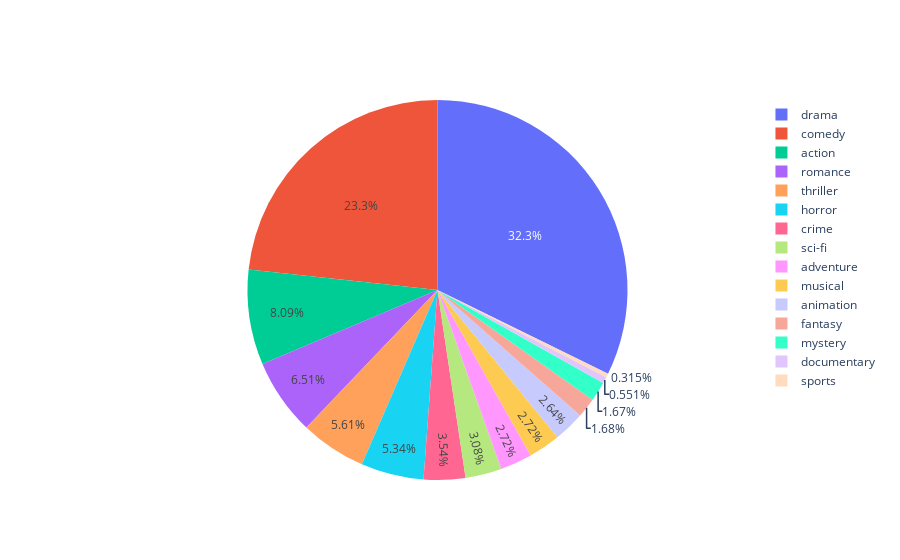

Notebook code for this chart:
### Markdown cell above
View the number of films belonging to each genre. Across all samples, the most common genres are Drama (26.7%), Comedy (16.4%) and Romance (8.0%). The least common is News with only one sample across the whole dataset. Other rare genres include Adult and Documentary which have two each, and Reality-TV which has three. After this is Film-Noir with 663. The rarest genres are removed later in the notebook as they do not provide enough samples to accurately train a classifier.

### Code cell
# Count the number of genres
genre_counts = np.zeros(len(unique_genres))

for genre_list in movies_data['genre'].apply(lambda genre_list: genre_list.split(", ")):
    for i in range(len(unique_genres)):
        if unique_genres[i] in genre_list:
            genre_counts[i] += 1

# Print counts for each genre
# for gen, con in zip(unique_genres, genre_counts):
#     print(str(gen) + ": " + str(int(con)))
            
# Plot the interactive pie chart
fig = go.Figure()
fig.add_trace(go.Pie(labels=unique_genres, values=genre_counts))
fig.show()

### Figure 1 — Plotly figure (JSON) as saved in the notebook; plotly's stock layout.template omitted (floating-point values rounded to 4 significant figures)
{"data": [{"labels": ["action", "adventure", "animation", "comedy", "crime", "documentary", "drama", "fantasy", "horror", "musical", "mystery", "romance", "sci-fi", "sports", "thriller"], "type": "pie", "values": [1720.0, 577.0, 561.0, 4945.0, 752.0, 117.0, 6857.0, 357.0, 1135.0, 577.0, 354.0, 1383.0, 655.0, 67.0, 1192.0]}], "layout": {"autosize": true}}
